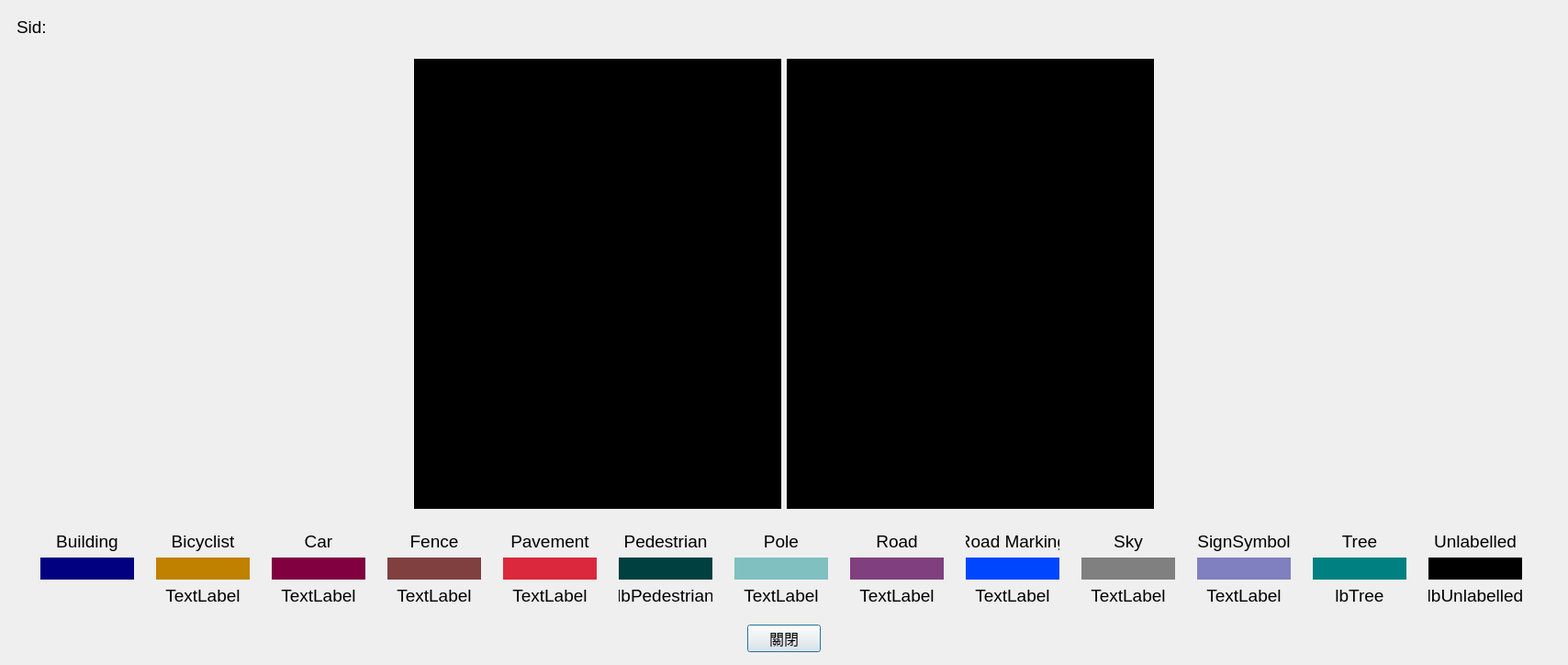
<?xml version="1.0" encoding="UTF-8"?>
<ui version="4.0">
 <class>DialogDetail</class>
 <widget class="QDialog" name="DialogDetail">
  <property name="geometry">
   <rect>
    <x>0</x>
    <y>0</y>
    <width>1708</width>
    <height>724</height>
   </rect>
  </property>
  <property name="windowTitle">
   <string>Dialog</string>
  </property>
  <layout class="QGridLayout" name="gridLayout">
   <property name="leftMargin">
    <number>0</number>
   </property>
   <property name="topMargin">
    <number>0</number>
   </property>
   <property name="rightMargin">
    <number>0</number>
   </property>
   <property name="bottomMargin">
    <number>0</number>
   </property>
   <property name="spacing">
    <number>0</number>
   </property>
   <item row="0" column="0">
    <widget class="QWidget" name="wBg" native="true">
     <layout class="QGridLayout" name="gridLayout_2">
      <item row="3" column="0">
       <widget class="QWidget" name="widget_3" native="true">
        <property name="maximumSize">
         <size>
          <width>16777215</width>
          <height>40</height>
         </size>
        </property>
        <layout class="QHBoxLayout" name="horizontalLayout_3">
         <property name="topMargin">
          <number>5</number>
         </property>
         <property name="bottomMargin">
          <number>5</number>
         </property>
         <item>
          <spacer name="horizontalSpacer_3">
           <property name="orientation">
            <enum>Qt::Horizontal</enum>
           </property>
           <property name="sizeHint" stdset="0">
            <size>
             <width>790</width>
             <height>20</height>
            </size>
           </property>
          </spacer>
         </item>
         <item>
          <widget class="QPushButton" name="btnClose">
           <property name="font">
            <font>
             <pointsize>12</pointsize>
            </font>
           </property>
           <property name="text">
            <string>關閉</string>
           </property>
          </widget>
         </item>
         <item>
          <spacer name="horizontalSpacer_4">
           <property name="orientation">
            <enum>Qt::Horizontal</enum>
           </property>
           <property name="sizeHint" stdset="0">
            <size>
             <width>789</width>
             <height>20</height>
            </size>
           </property>
          </spacer>
         </item>
        </layout>
       </widget>
      </item>
      <item row="1" column="0">
       <widget class="QWidget" name="widget_2" native="true">
        <property name="sizePolicy">
         <sizepolicy hsizetype="Preferred" vsizetype="Minimum">
          <horstretch>0</horstretch>
          <verstretch>0</verstretch>
         </sizepolicy>
        </property>
        <property name="styleSheet">
         <string notr="true"/>
        </property>
        <layout class="QHBoxLayout" name="horizontalLayout_2">
         <item>
          <spacer name="horizontalSpacer">
           <property name="orientation">
            <enum>Qt::Horizontal</enum>
           </property>
           <property name="sizeHint" stdset="0">
            <size>
             <width>40</width>
             <height>20</height>
            </size>
           </property>
          </spacer>
         </item>
         <item>
          <widget class="QLabel" name="lbPic0">
           <property name="minimumSize">
            <size>
             <width>400</width>
             <height>300</height>
            </size>
           </property>
           <property name="styleSheet">
            <string notr="true">background-color: rgb(0, 0, 0);</string>
           </property>
           <property name="text">
            <string/>
           </property>
          </widget>
         </item>
         <item>
          <widget class="QLabel" name="lbPic1">
           <property name="minimumSize">
            <size>
             <width>400</width>
             <height>300</height>
            </size>
           </property>
           <property name="styleSheet">
            <string notr="true">background-color: rgb(0, 0, 0);</string>
           </property>
           <property name="text">
            <string/>
           </property>
          </widget>
         </item>
         <item>
          <spacer name="horizontalSpacer_2">
           <property name="orientation">
            <enum>Qt::Horizontal</enum>
           </property>
           <property name="sizeHint" stdset="0">
            <size>
             <width>40</width>
             <height>20</height>
            </size>
           </property>
          </spacer>
         </item>
        </layout>
       </widget>
      </item>
      <item row="0" column="0">
       <widget class="QWidget" name="widget" native="true">
        <property name="maximumSize">
         <size>
          <width>16777215</width>
          <height>40</height>
         </size>
        </property>
        <property name="font">
         <font>
          <pointsize>14</pointsize>
         </font>
        </property>
        <layout class="QHBoxLayout" name="horizontalLayout">
         <item>
          <widget class="QLabel" name="label">
           <property name="maximumSize">
            <size>
             <width>40</width>
             <height>16777215</height>
            </size>
           </property>
           <property name="text">
            <string>Sid:</string>
           </property>
          </widget>
         </item>
         <item>
          <widget class="QLabel" name="lbSid">
           <property name="text">
            <string/>
           </property>
          </widget>
         </item>
         <item>
          <widget class="QLabel" name="lbName">
           <property name="text">
            <string/>
           </property>
          </widget>
         </item>
        </layout>
       </widget>
      </item>
      <item row="2" column="0">
       <widget class="QWidget" name="widget_4" native="true">
        <property name="minimumSize">
         <size>
          <width>0</width>
          <height>100</height>
         </size>
        </property>
        <property name="maximumSize">
         <size>
          <width>16777215</width>
          <height>100</height>
         </size>
        </property>
        <property name="font">
         <font>
          <pointsize>12</pointsize>
         </font>
        </property>
        <layout class="QGridLayout" name="gridLayout_4">
         <property name="leftMargin">
          <number>20</number>
         </property>
         <property name="topMargin">
          <number>0</number>
         </property>
         <property name="rightMargin">
          <number>20</number>
         </property>
         <property name="bottomMargin">
          <number>0</number>
         </property>
         <item row="0" column="0">
          <widget class="QWidget" name="widget_5" native="true">
           <property name="minimumSize">
            <size>
             <width>0</width>
             <height>60</height>
            </size>
           </property>
           <layout class="QHBoxLayout" name="horizontalLayout_4">
            <property name="spacing">
             <number>0</number>
            </property>
            <property name="leftMargin">
             <number>0</number>
            </property>
            <property name="topMargin">
             <number>0</number>
            </property>
            <property name="rightMargin">
             <number>0</number>
            </property>
            <property name="bottomMargin">
             <number>0</number>
            </property>
            <item>
             <widget class="QWidget" name="widget_6" native="true">
              <property name="minimumSize">
               <size>
                <width>120</width>
                <height>100</height>
               </size>
              </property>
              <property name="maximumSize">
               <size>
                <width>120</width>
                <height>16777215</height>
               </size>
              </property>
              <property name="font">
               <font>
                <pointsize>14</pointsize>
               </font>
              </property>
              <layout class="QGridLayout" name="gridLayout_5">
               <item row="0" column="0">
                <widget class="QLabel" name="label_2">
                 <property name="text">
                  <string>Building</string>
                 </property>
                 <property name="alignment">
                  <set>Qt::AlignCenter</set>
                 </property>
                </widget>
               </item>
               <item row="1" column="0">
                <widget class="QWidget" name="widget_11" native="true">
                 <property name="styleSheet">
                  <string notr="true">background-color: rgb(0, 0, 128);</string>
                 </property>
                </widget>
               </item>
               <item row="2" column="0">
                <widget class="QLabel" name="lbBuildding">
                 <property name="text">
                  <string/>
                 </property>
                 <property name="alignment">
                  <set>Qt::AlignCenter</set>
                 </property>
                </widget>
               </item>
              </layout>
             </widget>
            </item>
            <item>
             <widget class="QWidget" name="widget_7" native="true">
              <property name="minimumSize">
               <size>
                <width>120</width>
                <height>100</height>
               </size>
              </property>
              <property name="maximumSize">
               <size>
                <width>120</width>
                <height>16777215</height>
               </size>
              </property>
              <property name="font">
               <font>
                <pointsize>14</pointsize>
               </font>
              </property>
              <layout class="QGridLayout" name="gridLayout_6">
               <item row="0" column="0">
                <widget class="QLabel" name="label_5">
                 <property name="text">
                  <string>Bicyclist</string>
                 </property>
                 <property name="alignment">
                  <set>Qt::AlignCenter</set>
                 </property>
                </widget>
               </item>
               <item row="1" column="0">
                <widget class="QWidget" name="widget_12" native="true">
                 <property name="styleSheet">
                  <string notr="true">background-color: rgb(192, 128, 0);</string>
                 </property>
                </widget>
               </item>
               <item row="2" column="0">
                <widget class="QLabel" name="lbBicyclist">
                 <property name="text">
                  <string>TextLabel</string>
                 </property>
                 <property name="alignment">
                  <set>Qt::AlignCenter</set>
                 </property>
                </widget>
               </item>
              </layout>
             </widget>
            </item>
            <item>
             <widget class="QWidget" name="widget_30" native="true">
              <property name="minimumSize">
               <size>
                <width>120</width>
                <height>100</height>
               </size>
              </property>
              <property name="maximumSize">
               <size>
                <width>120</width>
                <height>16777215</height>
               </size>
              </property>
              <property name="font">
               <font>
                <pointsize>14</pointsize>
               </font>
              </property>
              <layout class="QGridLayout" name="gridLayout_17">
               <item row="0" column="0">
                <widget class="QLabel" name="label_27">
                 <property name="text">
                  <string>Car</string>
                 </property>
                 <property name="alignment">
                  <set>Qt::AlignCenter</set>
                 </property>
                </widget>
               </item>
               <item row="1" column="0">
                <widget class="QWidget" name="widget_31" native="true">
                 <property name="styleSheet">
                  <string notr="true">background-color: rgb(128, 0, 64);</string>
                 </property>
                </widget>
               </item>
               <item row="2" column="0">
                <widget class="QLabel" name="lbCar">
                 <property name="text">
                  <string>TextLabel</string>
                 </property>
                 <property name="alignment">
                  <set>Qt::AlignCenter</set>
                 </property>
                </widget>
               </item>
              </layout>
             </widget>
            </item>
            <item>
             <widget class="QWidget" name="widget_28" native="true">
              <property name="minimumSize">
               <size>
                <width>120</width>
                <height>100</height>
               </size>
              </property>
              <property name="maximumSize">
               <size>
                <width>120</width>
                <height>16777215</height>
               </size>
              </property>
              <property name="font">
               <font>
                <pointsize>14</pointsize>
               </font>
              </property>
              <layout class="QGridLayout" name="gridLayout_16">
               <item row="0" column="0">
                <widget class="QLabel" name="label_25">
                 <property name="text">
                  <string>Fence</string>
                 </property>
                 <property name="alignment">
                  <set>Qt::AlignCenter</set>
                 </property>
                </widget>
               </item>
               <item row="1" column="0">
                <widget class="QWidget" name="widget_29" native="true">
                 <property name="styleSheet">
                  <string notr="true">background-color: rgb(128, 64, 64);</string>
                 </property>
                </widget>
               </item>
               <item row="2" column="0">
                <widget class="QLabel" name="lbFence">
                 <property name="text">
                  <string>TextLabel</string>
                 </property>
                 <property name="alignment">
                  <set>Qt::AlignCenter</set>
                 </property>
                </widget>
               </item>
              </layout>
             </widget>
            </item>
            <item>
             <widget class="QWidget" name="widget_20" native="true">
              <property name="minimumSize">
               <size>
                <width>120</width>
                <height>100</height>
               </size>
              </property>
              <property name="maximumSize">
               <size>
                <width>120</width>
                <height>16777215</height>
               </size>
              </property>
              <property name="font">
               <font>
                <pointsize>14</pointsize>
               </font>
              </property>
              <layout class="QGridLayout" name="gridLayout_12">
               <item row="0" column="0">
                <widget class="QLabel" name="label_17">
                 <property name="text">
                  <string>Pavement</string>
                 </property>
                 <property name="alignment">
                  <set>Qt::AlignCenter</set>
                 </property>
                </widget>
               </item>
               <item row="1" column="0">
                <widget class="QWidget" name="widget_21" native="true">
                 <property name="styleSheet">
                  <string notr="true">background-color: rgb(220, 40, 60);</string>
                 </property>
                </widget>
               </item>
               <item row="2" column="0">
                <widget class="QLabel" name="lbPavement">
                 <property name="text">
                  <string>TextLabel</string>
                 </property>
                 <property name="alignment">
                  <set>Qt::AlignCenter</set>
                 </property>
                </widget>
               </item>
              </layout>
             </widget>
            </item>
            <item>
             <widget class="QWidget" name="widget_8" native="true">
              <property name="minimumSize">
               <size>
                <width>120</width>
                <height>100</height>
               </size>
              </property>
              <property name="maximumSize">
               <size>
                <width>120</width>
                <height>16777215</height>
               </size>
              </property>
              <property name="font">
               <font>
                <pointsize>14</pointsize>
               </font>
              </property>
              <layout class="QGridLayout" name="gridLayout_7">
               <item row="0" column="0">
                <widget class="QLabel" name="label_7">
                 <property name="text">
                  <string>Pedestrian</string>
                 </property>
                 <property name="alignment">
                  <set>Qt::AlignCenter</set>
                 </property>
                </widget>
               </item>
               <item row="1" column="0">
                <widget class="QWidget" name="widget_13" native="true">
                 <property name="styleSheet">
                  <string notr="true">background-color: rgb(0, 64, 64);</string>
                 </property>
                </widget>
               </item>
               <item row="2" column="0">
                <widget class="QLabel" name="lbPedestrian">
                 <property name="text">
                  <string>lbPedestrian</string>
                 </property>
                 <property name="alignment">
                  <set>Qt::AlignCenter</set>
                 </property>
                </widget>
               </item>
              </layout>
             </widget>
            </item>
            <item>
             <widget class="QWidget" name="widget_26" native="true">
              <property name="minimumSize">
               <size>
                <width>120</width>
                <height>100</height>
               </size>
              </property>
              <property name="maximumSize">
               <size>
                <width>120</width>
                <height>16777215</height>
               </size>
              </property>
              <property name="font">
               <font>
                <pointsize>14</pointsize>
               </font>
              </property>
              <layout class="QGridLayout" name="gridLayout_15">
               <item row="0" column="0">
                <widget class="QLabel" name="label_23">
                 <property name="text">
                  <string>Pole</string>
                 </property>
                 <property name="alignment">
                  <set>Qt::AlignCenter</set>
                 </property>
                </widget>
               </item>
               <item row="1" column="0">
                <widget class="QWidget" name="widget_27" native="true">
                 <property name="styleSheet">
                  <string notr="true">background-color: rgb(128, 192, 192);</string>
                 </property>
                </widget>
               </item>
               <item row="2" column="0">
                <widget class="QLabel" name="lbPole">
                 <property name="text">
                  <string>TextLabel</string>
                 </property>
                 <property name="alignment">
                  <set>Qt::AlignCenter</set>
                 </property>
                </widget>
               </item>
              </layout>
             </widget>
            </item>
            <item>
             <widget class="QWidget" name="widget_18" native="true">
              <property name="minimumSize">
               <size>
                <width>120</width>
                <height>100</height>
               </size>
              </property>
              <property name="maximumSize">
               <size>
                <width>120</width>
                <height>16777215</height>
               </size>
              </property>
              <property name="font">
               <font>
                <pointsize>14</pointsize>
               </font>
              </property>
              <layout class="QGridLayout" name="gridLayout_11">
               <item row="0" column="0">
                <widget class="QLabel" name="label_15">
                 <property name="text">
                  <string>Road</string>
                 </property>
                 <property name="alignment">
                  <set>Qt::AlignCenter</set>
                 </property>
                </widget>
               </item>
               <item row="1" column="0">
                <widget class="QWidget" name="widget_19" native="true">
                 <property name="styleSheet">
                  <string notr="true">background-color: rgb(128, 64, 128);</string>
                 </property>
                </widget>
               </item>
               <item row="2" column="0">
                <widget class="QLabel" name="lbRoad">
                 <property name="text">
                  <string>TextLabel</string>
                 </property>
                 <property name="alignment">
                  <set>Qt::AlignCenter</set>
                 </property>
                </widget>
               </item>
              </layout>
             </widget>
            </item>
            <item>
             <widget class="QWidget" name="widget_9" native="true">
              <property name="minimumSize">
               <size>
                <width>120</width>
                <height>100</height>
               </size>
              </property>
              <property name="maximumSize">
               <size>
                <width>120</width>
                <height>16777215</height>
               </size>
              </property>
              <property name="font">
               <font>
                <pointsize>14</pointsize>
               </font>
              </property>
              <layout class="QGridLayout" name="gridLayout_8">
               <item row="0" column="0">
                <widget class="QLabel" name="label_9">
                 <property name="text">
                  <string>Road Marking</string>
                 </property>
                 <property name="alignment">
                  <set>Qt::AlignCenter</set>
                 </property>
                </widget>
               </item>
               <item row="1" column="0">
                <widget class="QWidget" name="widget_14" native="true">
                 <property name="styleSheet">
                  <string notr="true">background-color: rgb(0, 69, 255);</string>
                 </property>
                </widget>
               </item>
               <item row="2" column="0">
                <widget class="QLabel" name="lbRoadMarking">
                 <property name="text">
                  <string>TextLabel</string>
                 </property>
                 <property name="alignment">
                  <set>Qt::AlignCenter</set>
                 </property>
                </widget>
               </item>
              </layout>
             </widget>
            </item>
            <item>
             <widget class="QWidget" name="widget_24" native="true">
              <property name="minimumSize">
               <size>
                <width>120</width>
                <height>100</height>
               </size>
              </property>
              <property name="maximumSize">
               <size>
                <width>120</width>
                <height>16777215</height>
               </size>
              </property>
              <property name="font">
               <font>
                <pointsize>14</pointsize>
               </font>
              </property>
              <layout class="QGridLayout" name="gridLayout_14">
               <item row="0" column="0">
                <widget class="QLabel" name="label_21">
                 <property name="text">
                  <string>Sky</string>
                 </property>
                 <property name="alignment">
                  <set>Qt::AlignCenter</set>
                 </property>
                </widget>
               </item>
               <item row="1" column="0">
                <widget class="QWidget" name="widget_25" native="true">
                 <property name="styleSheet">
                  <string notr="true">background-color: rgb(128, 128, 128);</string>
                 </property>
                </widget>
               </item>
               <item row="2" column="0">
                <widget class="QLabel" name="lbSky">
                 <property name="text">
                  <string>TextLabel</string>
                 </property>
                 <property name="alignment">
                  <set>Qt::AlignCenter</set>
                 </property>
                </widget>
               </item>
              </layout>
             </widget>
            </item>
            <item>
             <widget class="QWidget" name="widget_16" native="true">
              <property name="minimumSize">
               <size>
                <width>120</width>
                <height>100</height>
               </size>
              </property>
              <property name="maximumSize">
               <size>
                <width>120</width>
                <height>16777215</height>
               </size>
              </property>
              <property name="font">
               <font>
                <pointsize>14</pointsize>
               </font>
              </property>
              <layout class="QGridLayout" name="gridLayout_10">
               <item row="0" column="0">
                <widget class="QLabel" name="label_13">
                 <property name="text">
                  <string>SignSymbol</string>
                 </property>
                 <property name="alignment">
                  <set>Qt::AlignCenter</set>
                 </property>
                </widget>
               </item>
               <item row="1" column="0">
                <widget class="QWidget" name="widget_17" native="true">
                 <property name="styleSheet">
                  <string notr="true">background-color: rgb(128, 128, 192);</string>
                 </property>
                </widget>
               </item>
               <item row="2" column="0">
                <widget class="QLabel" name="lbSignSymbol">
                 <property name="text">
                  <string>TextLabel</string>
                 </property>
                 <property name="alignment">
                  <set>Qt::AlignCenter</set>
                 </property>
                </widget>
               </item>
              </layout>
             </widget>
            </item>
            <item>
             <widget class="QWidget" name="widget_10" native="true">
              <property name="minimumSize">
               <size>
                <width>120</width>
                <height>100</height>
               </size>
              </property>
              <property name="maximumSize">
               <size>
                <width>120</width>
                <height>16777215</height>
               </size>
              </property>
              <property name="font">
               <font>
                <pointsize>14</pointsize>
               </font>
              </property>
              <layout class="QGridLayout" name="gridLayout_9">
               <item row="0" column="0">
                <widget class="QLabel" name="label_11">
                 <property name="text">
                  <string>Tree</string>
                 </property>
                 <property name="alignment">
                  <set>Qt::AlignCenter</set>
                 </property>
                </widget>
               </item>
               <item row="1" column="0">
                <widget class="QWidget" name="widget_15" native="true">
                 <property name="styleSheet">
                  <string notr="true">background-color: rgb(0, 128, 128);</string>
                 </property>
                </widget>
               </item>
               <item row="2" column="0">
                <widget class="QLabel" name="lbTree">
                 <property name="text">
                  <string>lbTree</string>
                 </property>
                 <property name="alignment">
                  <set>Qt::AlignCenter</set>
                 </property>
                </widget>
               </item>
              </layout>
             </widget>
            </item>
            <item>
             <widget class="QWidget" name="widget_22" native="true">
              <property name="minimumSize">
               <size>
                <width>120</width>
                <height>100</height>
               </size>
              </property>
              <property name="maximumSize">
               <size>
                <width>120</width>
                <height>16777215</height>
               </size>
              </property>
              <property name="font">
               <font>
                <pointsize>14</pointsize>
               </font>
              </property>
              <layout class="QGridLayout" name="gridLayout_13">
               <item row="0" column="0">
                <widget class="QLabel" name="label_19">
                 <property name="text">
                  <string>Unlabelled</string>
                 </property>
                 <property name="alignment">
                  <set>Qt::AlignCenter</set>
                 </property>
                </widget>
               </item>
               <item row="1" column="0">
                <widget class="QWidget" name="widget_23" native="true">
                 <property name="styleSheet">
                  <string notr="true">background-color: rgb(0, 0, 0);</string>
                 </property>
                </widget>
               </item>
               <item row="2" column="0">
                <widget class="QLabel" name="lbUnlabelled">
                 <property name="text">
                  <string>lbUnlabelled</string>
                 </property>
                 <property name="alignment">
                  <set>Qt::AlignCenter</set>
                 </property>
                </widget>
               </item>
              </layout>
             </widget>
            </item>
           </layout>
          </widget>
         </item>
        </layout>
       </widget>
      </item>
     </layout>
    </widget>
   </item>
  </layout>
 </widget>
 <resources/>
 <connections/>
</ui>
